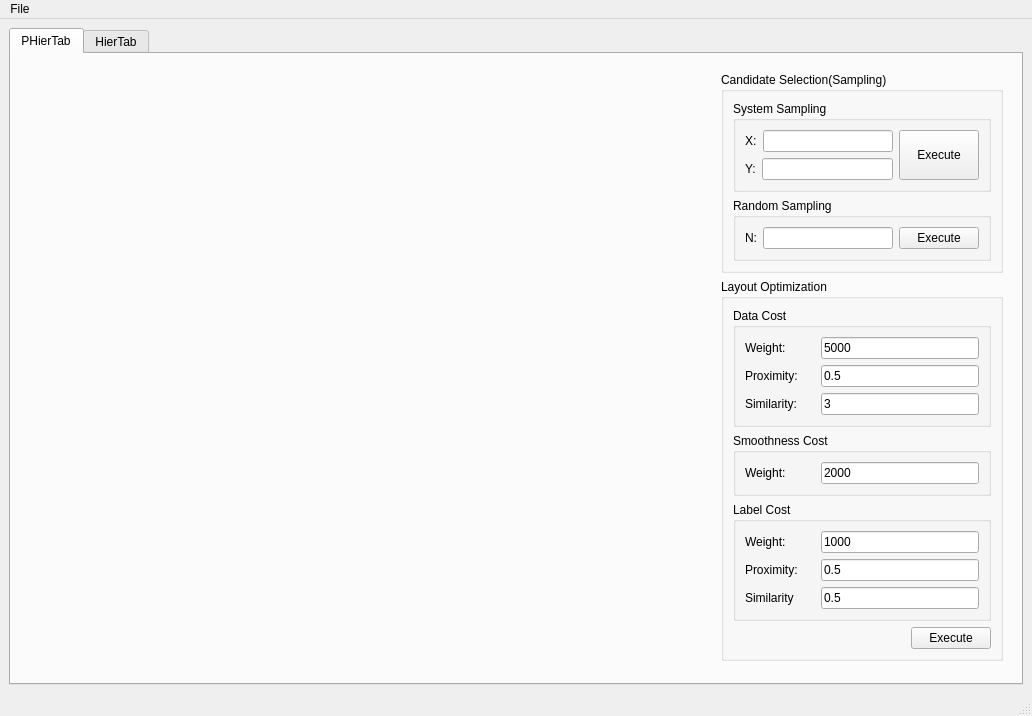
<?xml version="1.0" encoding="UTF-8"?>
<ui version="4.0">
 <class>GlyphTestWindow</class>
 <widget class="QMainWindow" name="GlyphTestWindow">
  <property name="geometry">
   <rect>
    <x>0</x>
    <y>0</y>
    <width>1032</width>
    <height>716</height>
   </rect>
  </property>
  <property name="windowTitle">
   <string>MainWindow</string>
  </property>
  <widget class="QWidget" name="centralwidget">
   <property name="sizePolicy">
    <sizepolicy hsizetype="Maximum" vsizetype="Maximum">
     <horstretch>1</horstretch>
     <verstretch>1</verstretch>
    </sizepolicy>
   </property>
   <layout class="QHBoxLayout" name="horizontalLayout_2">
    <item>
     <widget class="QTabWidget" name="tabWidget">
      <property name="sizePolicy">
       <sizepolicy hsizetype="Expanding" vsizetype="Expanding">
        <horstretch>1</horstretch>
        <verstretch>1</verstretch>
       </sizepolicy>
      </property>
      <property name="minimumSize">
       <size>
        <width>300</width>
        <height>300</height>
       </size>
      </property>
      <property name="styleSheet">
       <string notr="true"/>
      </property>
      <property name="currentIndex">
       <number>0</number>
      </property>
      <widget class="QWidget" name="PHierTab">
       <attribute name="title">
        <string>PHierTab</string>
       </attribute>
       <layout class="QHBoxLayout" name="horizontalLayout">
        <item>
         <widget class="QWidget" name="phier_view_widget" native="true">
          <property name="sizePolicy">
           <sizepolicy hsizetype="Preferred" vsizetype="Preferred">
            <horstretch>1</horstretch>
            <verstretch>0</verstretch>
           </sizepolicy>
          </property>
         </widget>
        </item>
        <item>
         <widget class="QWidget" name="phier_func_widget" native="true">
          <property name="sizePolicy">
           <sizepolicy hsizetype="Fixed" vsizetype="Preferred">
            <horstretch>0</horstretch>
            <verstretch>0</verstretch>
           </sizepolicy>
          </property>
          <property name="minimumSize">
           <size>
            <width>300</width>
            <height>0</height>
           </size>
          </property>
          <layout class="QVBoxLayout" name="verticalLayout_3">
           <item>
            <widget class="QGroupBox" name="groupBox_3">
             <property name="title">
              <string>Candidate Selection(Sampling)</string>
             </property>
             <layout class="QVBoxLayout" name="verticalLayout_2">
              <item>
               <widget class="QGroupBox" name="groupBox">
                <property name="title">
                 <string>System Sampling</string>
                </property>
                <layout class="QHBoxLayout" name="horizontalLayout_6">
                 <item>
                  <layout class="QHBoxLayout" name="horizontalLayout_5">
                   <item>
                    <layout class="QVBoxLayout" name="verticalLayout">
                     <item>
                      <layout class="QHBoxLayout" name="horizontalLayout_3">
                       <item>
                        <widget class="QLabel" name="label_2">
                         <property name="text">
                          <string>X:</string>
                         </property>
                        </widget>
                       </item>
                       <item>
                        <widget class="QLineEdit" name="x_number_edit"/>
                       </item>
                      </layout>
                     </item>
                     <item>
                      <layout class="QHBoxLayout" name="horizontalLayout_4">
                       <item>
                        <widget class="QLabel" name="label_3">
                         <property name="text">
                          <string>Y:</string>
                         </property>
                        </widget>
                       </item>
                       <item>
                        <widget class="QLineEdit" name="y_number_edit"/>
                       </item>
                      </layout>
                     </item>
                    </layout>
                   </item>
                   <item>
                    <widget class="QPushButton" name="sys_sampling_button">
                     <property name="sizePolicy">
                      <sizepolicy hsizetype="Minimum" vsizetype="Preferred">
                       <horstretch>0</horstretch>
                       <verstretch>0</verstretch>
                      </sizepolicy>
                     </property>
                     <property name="text">
                      <string>Execute</string>
                     </property>
                    </widget>
                   </item>
                  </layout>
                 </item>
                </layout>
               </widget>
              </item>
              <item>
               <widget class="QGroupBox" name="groupBox_2">
                <property name="title">
                 <string>Random Sampling</string>
                </property>
                <layout class="QHBoxLayout" name="horizontalLayout_8">
                 <item>
                  <layout class="QHBoxLayout" name="horizontalLayout_7">
                   <item>
                    <widget class="QLabel" name="label_4">
                     <property name="text">
                      <string>N:</string>
                     </property>
                    </widget>
                   </item>
                   <item>
                    <widget class="QLineEdit" name="n_number_edit"/>
                   </item>
                  </layout>
                 </item>
                 <item>
                  <widget class="QPushButton" name="random_sampling_button">
                   <property name="text">
                    <string>Execute</string>
                   </property>
                  </widget>
                 </item>
                </layout>
               </widget>
              </item>
             </layout>
            </widget>
           </item>
           <item>
            <widget class="QGroupBox" name="groupBox_4">
             <property name="sizePolicy">
              <sizepolicy hsizetype="Preferred" vsizetype="Expanding">
               <horstretch>0</horstretch>
               <verstretch>0</verstretch>
              </sizepolicy>
             </property>
             <property name="title">
              <string>Layout Optimization</string>
             </property>
             <layout class="QVBoxLayout" name="verticalLayout_4">
              <item>
               <widget class="QGroupBox" name="groupBox_7">
                <property name="title">
                 <string>Data Cost</string>
                </property>
                <layout class="QVBoxLayout" name="verticalLayout_9">
                 <item>
                  <layout class="QHBoxLayout" name="horizontalLayout_9">
                   <item>
                    <layout class="QVBoxLayout" name="verticalLayout_6">
                     <item>
                      <widget class="QLabel" name="label_8">
                       <property name="text">
                        <string>Weight:</string>
                       </property>
                      </widget>
                     </item>
                     <item>
                      <widget class="QLabel" name="label_5">
                       <property name="text">
                        <string>Proximity:</string>
                       </property>
                      </widget>
                     </item>
                     <item>
                      <widget class="QLabel" name="label_6">
                       <property name="sizePolicy">
                        <sizepolicy hsizetype="Preferred" vsizetype="Preferred">
                         <horstretch>0</horstretch>
                         <verstretch>0</verstretch>
                        </sizepolicy>
                       </property>
                       <property name="minimumSize">
                        <size>
                         <width>70</width>
                         <height>0</height>
                        </size>
                       </property>
                       <property name="text">
                        <string>Similarity:</string>
                       </property>
                      </widget>
                     </item>
                    </layout>
                   </item>
                   <item>
                    <layout class="QVBoxLayout" name="verticalLayout_7">
                     <item>
                      <widget class="QLineEdit" name="data_weight_edit">
                       <property name="text">
                        <string>5000</string>
                       </property>
                      </widget>
                     </item>
                     <item>
                      <widget class="QLineEdit" name="data_proximity_edit">
                       <property name="text">
                        <string>0.5</string>
                       </property>
                      </widget>
                     </item>
                     <item>
                      <widget class="QLineEdit" name="data_similarity_edit">
                       <property name="text">
                        <string>3</string>
                       </property>
                      </widget>
                     </item>
                    </layout>
                   </item>
                  </layout>
                 </item>
                </layout>
               </widget>
              </item>
              <item>
               <widget class="QGroupBox" name="groupBox_8">
                <property name="title">
                 <string>Smoothness Cost</string>
                </property>
                <layout class="QVBoxLayout" name="verticalLayout_10">
                 <item>
                  <layout class="QHBoxLayout" name="horizontalLayout_10">
                   <item>
                    <widget class="QLabel" name="label_10">
                     <property name="sizePolicy">
                      <sizepolicy hsizetype="Preferred" vsizetype="Preferred">
                       <horstretch>0</horstretch>
                       <verstretch>0</verstretch>
                      </sizepolicy>
                     </property>
                     <property name="minimumSize">
                      <size>
                       <width>70</width>
                       <height>0</height>
                      </size>
                     </property>
                     <property name="text">
                      <string>Weight:</string>
                     </property>
                    </widget>
                   </item>
                   <item>
                    <widget class="QLineEdit" name="smoothness_weight_edit">
                     <property name="text">
                      <string>2000</string>
                     </property>
                    </widget>
                   </item>
                  </layout>
                 </item>
                </layout>
               </widget>
              </item>
              <item>
               <widget class="QGroupBox" name="groupBox_6">
                <property name="title">
                 <string>Label Cost</string>
                </property>
                <layout class="QHBoxLayout" name="horizontalLayout_12">
                 <item>
                  <layout class="QHBoxLayout" name="horizontalLayout_11">
                   <item>
                    <layout class="QVBoxLayout" name="verticalLayout_5">
                     <item>
                      <widget class="QLabel" name="label_9">
                       <property name="minimumSize">
                        <size>
                         <width>70</width>
                         <height>0</height>
                        </size>
                       </property>
                       <property name="text">
                        <string>Weight:</string>
                       </property>
                      </widget>
                     </item>
                     <item>
                      <widget class="QLabel" name="label">
                       <property name="text">
                        <string>Proximity:</string>
                       </property>
                      </widget>
                     </item>
                     <item>
                      <widget class="QLabel" name="label_7">
                       <property name="text">
                        <string>Similarity</string>
                       </property>
                      </widget>
                     </item>
                    </layout>
                   </item>
                   <item>
                    <layout class="QVBoxLayout" name="verticalLayout_8">
                     <item>
                      <widget class="QLineEdit" name="label_weight_edit">
                       <property name="text">
                        <string>1000</string>
                       </property>
                      </widget>
                     </item>
                     <item>
                      <widget class="QLineEdit" name="label_proximity_edit">
                       <property name="text">
                        <string>0.5</string>
                       </property>
                      </widget>
                     </item>
                     <item>
                      <widget class="QLineEdit" name="label_similarity_edit">
                       <property name="text">
                        <string>0.5</string>
                       </property>
                      </widget>
                     </item>
                    </layout>
                   </item>
                  </layout>
                 </item>
                </layout>
               </widget>
              </item>
              <item>
               <widget class="QPushButton" name="exec_singopt_button">
                <property name="sizePolicy">
                 <sizepolicy hsizetype="Fixed" vsizetype="Fixed">
                  <horstretch>0</horstretch>
                  <verstretch>0</verstretch>
                 </sizepolicy>
                </property>
                <property name="layoutDirection">
                 <enum>Qt::RightToLeft</enum>
                </property>
                <property name="text">
                 <string>Execute</string>
                </property>
               </widget>
              </item>
             </layout>
            </widget>
           </item>
           <item>
            <spacer name="verticalSpacer">
             <property name="orientation">
              <enum>Qt::Vertical</enum>
             </property>
             <property name="sizeHint" stdset="0">
              <size>
               <width>20</width>
               <height>368</height>
              </size>
             </property>
            </spacer>
           </item>
          </layout>
         </widget>
        </item>
       </layout>
      </widget>
      <widget class="QWidget" name="HierTab">
       <attribute name="title">
        <string>HierTab</string>
       </attribute>
      </widget>
     </widget>
    </item>
   </layout>
  </widget>
  <widget class="QMenuBar" name="menubar">
   <property name="geometry">
    <rect>
     <x>0</x>
     <y>0</y>
     <width>1032</width>
     <height>23</height>
    </rect>
   </property>
   <widget class="QMenu" name="menuFile">
    <property name="title">
     <string>File</string>
    </property>
   </widget>
   <addaction name="menuFile"/>
  </widget>
  <widget class="QStatusBar" name="statusbar"/>
 </widget>
 <resources/>
 <connections/>
</ui>
